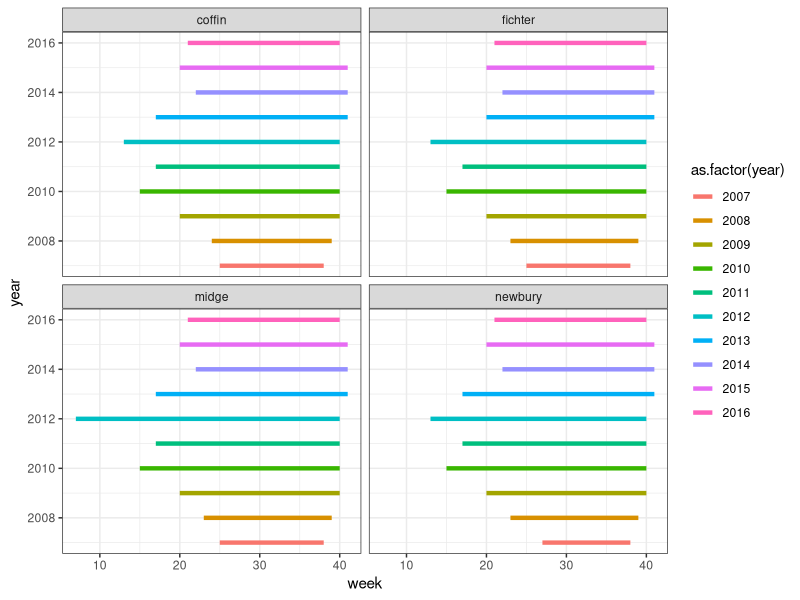
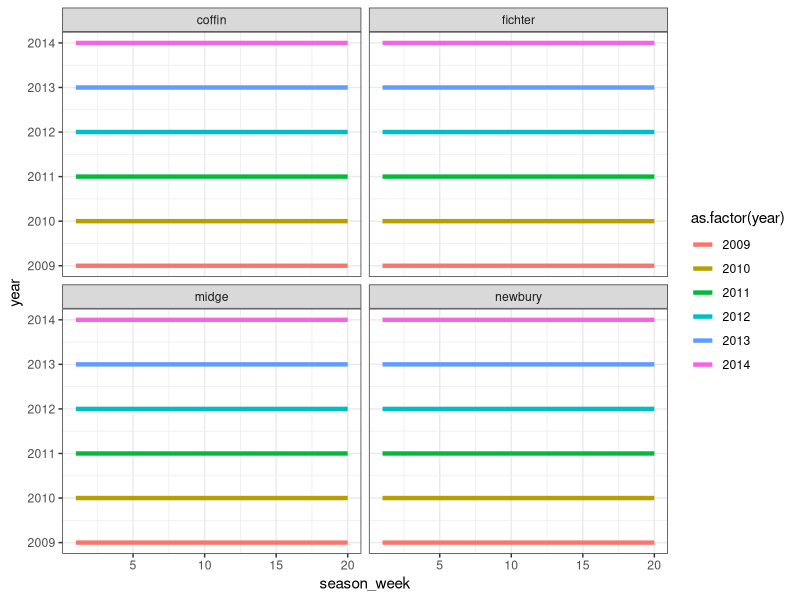
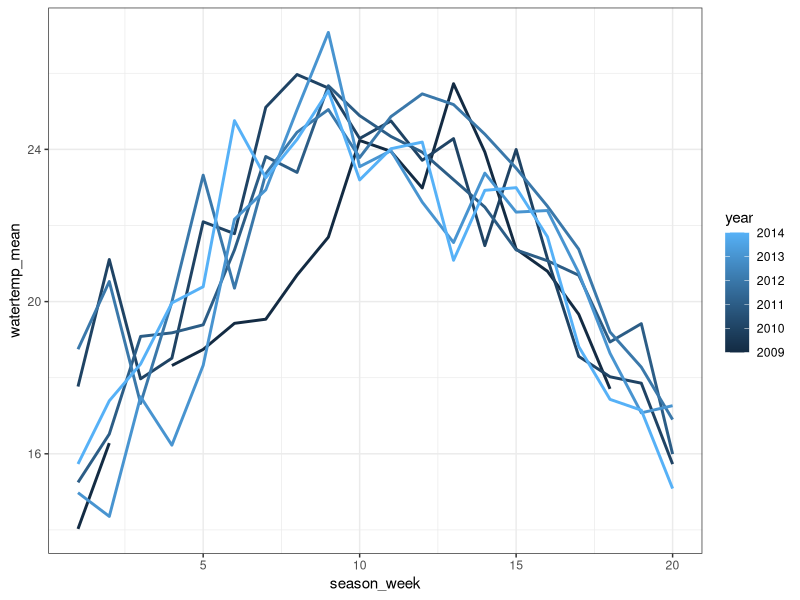

R code for these plots, in order:
#Data Wrangling for Model Runs
#Author: Mary Lofton
#Date: 12APR19

#Purpose: align all years and sites to have the same number of sampling weeks starting and ending
#at the same time of year so we can run a logistic model in JAGS year-by-year

#then make a k by j matrix for driver data and environmental inputs

library(tidyverse)
library(lubridate)

dat <- read_csv("./Datasets/Sunapee/SummarizedData/All_Sites_Gloeo_light_wtrtemp_airtemp.csv")

season <- ggplot(data = dat, aes(x = week, y = year, colour = as.factor(year), group = year))+
  geom_line(size = 1.5)+
  facet_wrap(~site, ncol = 2, nrow = 2)+
  theme_bw()
season

cleaned_dat <- dat %>%
  mutate(week = week(date),
         dayofyr = yday(date)) %>%
  filter(year %in% 2009:2014 & (week %in% 21:40 | dayofyr == 283))

bad_dates <- as.Date(c("2009-05-21","2009-05-28","2009-06-18",
                       "2009-09-03","2009-09-10","2009-09-17",
                       "2009-10-01","2010-05-27","2010-06-03","2010-06-17","2011-06-09",
                       "2012-10-04","2013-07-04","2013-09-12","2013-09-19","2013-09-26",
                       "2013-10-03","2014-05-22","2014-07-03","2014-07-10","2014-07-24",
                       "2014-07-31","2014-08-07","2014-08-14","2014-08-21", "2014-08-28",
                       "2014-09-11","2014-09-18","2014-10-02","2013-10-10"))

cleaned_dat1 <- cleaned_dat[-c(193:194),] %>%
  filter(!date %in% bad_dates) %>%
  arrange(year,date,site) %>%
  mutate(season_week = rep(c(1:20),times = 6, each = 4))

write.csv(cleaned_dat1, file = "./Datasets/Sunapee/SummarizedData/seasonal_data_temp.csv", row.names = FALSE)

years <- c(2009:2014)

for (i in 1:length(years)){
  check <- cleaned_dat1 %>% filter(year == years[2])
  print(length(unique(check$date)))
}

#ok. 2009 is missing values for wk of 6-10 and wk of 9-28
#2010 has one week where 2 sites were samples 9-22 and 
#2 sites were samples 9-23 (so still 20 wks)
#2014 is missing one observation at newbury wk of 7-17

#now the tedious process of cleaning week-by-week


         
#check <- cleaned_dat1 %>% filter(is.na(TOBS))
#length == 0 == HOORAY!

season_check <- ggplot(data = cleaned_dat1, aes(x = season_week, y = year, colour = as.factor(year), group = year))+
  geom_line(size = 1.5)+
  facet_wrap(~site, ncol = 2, nrow = 2)+
  theme_bw()
season_check



#get in shape for seasonal for-loop
gloeo_seasonal <- cleaned_dat1 %>%
  filter(site == "fichter") %>%
  select(year, season_week, totalperL) %>%
  #mutate(totalperL = round(totalperL*141.3707)) %>%
  spread(key = season_week, value = totalperL) %>%
  select(-year)

colnames(gloeo_seasonal) <- paste("wk", colnames(gloeo_seasonal), sep = "_")

write.csv(gloeo_seasonal, "./Datasets/Sunapee/SummarizedData/Fichter_year_by_week_totalperL_31JUL19.csv", row.names = FALSE)


#same thing for air temp
temp_seasonal <- cleaned_dat1 %>%
  filter(site == "midge") %>%
  select(year, season_week, TOBS) %>%
  spread(key = season_week, value = TOBS) %>%
  select(-year)

colnames(temp_seasonal) <- paste("wk", colnames(temp_seasonal), sep = "_")

write.csv(temp_seasonal, "./Datasets/Sunapee/SummarizedData/Midge_year_by_week_airtemp_22JUL19.csv", row.names = FALSE)

#same thing for water temp
watertemp_seasonal <- cleaned_dat1 %>%
  filter(site == "midge") %>%
  select(year, season_week, watertemp_mean) %>%
  spread(key = season_week, value = watertemp_mean) %>%
  select(-year)

colnames(watertemp_seasonal) <- paste("wk", colnames(watertemp_seasonal), sep = "_")

watertemp_plot <- cleaned_dat1 %>%
  filter(site == "midge") %>%
  select(year, season_week, watertemp_mean)

ggplot(data = watertemp_plot, aes(x = season_week, y = watertemp_mean, group = year, colour = year))+
  geom_line(size = 1)+
  theme_bw()

write.csv(watertemp_seasonal, "./Datasets/Sunapee/SummarizedData/Midge_year_by_week_watertemp_11AUG19.csv", row.names = FALSE)

mean(watertemp_plot$watertemp_mean, na.rm = TRUE)
#21.04
1/var(watertemp_plot$watertemp_mean, na.rm = TRUE)
1/(sd(watertemp_plot$watertemp_mean, na.rm = TRUE)^2)
#0.100


#####################################################################
#cleaning for continuous model
dat <- read_csv("./Datasets/Sunapee/SummarizedData/All_Sites_Gloeo_light_wtrtemp-Final.csv") %>%
  select(site, date, year, week, totalperL)

years <- c(2007:2017)
years_rep <- rep(years, each = 52)
weeks <- c(1:52)
weeks_rep <- rep(weeks, times = 11)

cont <- tibble(years_rep, weeks_rep) %>%
  mutate(Coffin = "Coffin",
         Fichter = "Fichter",
         Midge = "Midge",
         Newbury = "Newbury") %>%
  gather(Coffin:Newbury, key = "site", value = "id") %>%
  select(-id) %>%
  rename(year = years_rep, week = weeks_rep)

cont2 <- left_join(cont, dat, by = c("site","year","week"))

write.csv(cont2, "./Datasets/Sunapee/SummarizedData/All_Sites_Gloeo_light_wtrtemp-Continuous_17APR19.csv", row.names = FALSE)



